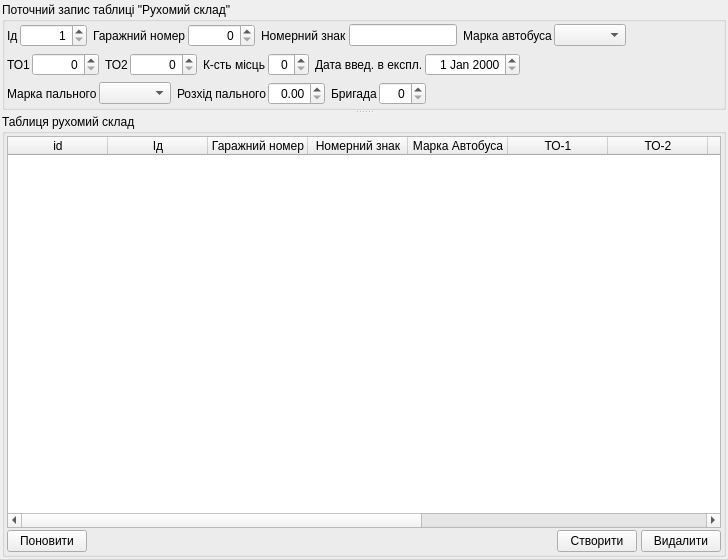
<?xml version="1.0" encoding="UTF-8"?>
<ui version="4.0">
 <class>UForm_AParkRuhomyiSklad</class>
 <widget class="QWidget" name="UForm_AParkRuhomyiSklad">
  <property name="geometry">
   <rect>
    <x>0</x>
    <y>0</y>
    <width>728</width>
    <height>559</height>
   </rect>
  </property>
  <property name="windowTitle">
   <string>Рухомий склад</string>
  </property>
  <layout class="QVBoxLayout" name="verticalLayout_3">
   <property name="spacing">
    <number>4</number>
   </property>
   <property name="margin">
    <number>2</number>
   </property>
   <item>
    <widget class="QSplitter" name="splitter">
     <property name="orientation">
      <enum>Qt::Vertical</enum>
     </property>
     <widget class="QGroupBox" name="groupBox_currentRow">
      <property name="sizePolicy">
       <sizepolicy hsizetype="Preferred" vsizetype="Preferred">
        <horstretch>0</horstretch>
        <verstretch>0</verstretch>
       </sizepolicy>
      </property>
      <property name="title">
       <string>Поточний запис таблиці &quot;Рухомий склад&quot;</string>
      </property>
      <layout class="QVBoxLayout" name="verticalLayout_2">
       <property name="spacing">
        <number>6</number>
       </property>
       <property name="margin">
        <number>2</number>
       </property>
       <item>
        <layout class="QHBoxLayout" name="horizontalLayout_11">
         <property name="leftMargin">
          <number>0</number>
         </property>
         <item>
          <layout class="QHBoxLayout" name="horizontalLayout_15">
           <property name="spacing">
            <number>2</number>
           </property>
           <item>
            <widget class="QLabel" name="label_id">
             <property name="text">
              <string>Ід</string>
             </property>
            </widget>
           </item>
           <item>
            <widget class="QSpinBox" name="spinBox_id">
             <property name="alignment">
              <set>Qt::AlignRight|Qt::AlignTrailing|Qt::AlignVCenter</set>
             </property>
             <property name="minimum">
              <number>1</number>
             </property>
             <property name="maximum">
              <number>1000000000</number>
             </property>
            </widget>
           </item>
          </layout>
         </item>
         <item>
          <layout class="QHBoxLayout" name="horizontalLayout_2">
           <property name="spacing">
            <number>2</number>
           </property>
           <item>
            <widget class="QLabel" name="label_GarajNumber">
             <property name="text">
              <string>Гаражний номер</string>
             </property>
            </widget>
           </item>
           <item>
            <widget class="QSpinBox" name="spinBox_GarajNumber">
             <property name="alignment">
              <set>Qt::AlignRight|Qt::AlignTrailing|Qt::AlignVCenter</set>
             </property>
             <property name="maximum">
              <number>10000000</number>
             </property>
            </widget>
           </item>
          </layout>
         </item>
         <item>
          <layout class="QHBoxLayout" name="horizontalLayout_3">
           <property name="spacing">
            <number>2</number>
           </property>
           <item>
            <widget class="QLabel" name="label_NomernyiZnak">
             <property name="text">
              <string>Номерний знак</string>
             </property>
            </widget>
           </item>
           <item>
            <widget class="QLineEdit" name="lineEdit_NomernyiZnak"/>
           </item>
          </layout>
         </item>
         <item>
          <layout class="QHBoxLayout" name="horizontalLayout_4">
           <property name="spacing">
            <number>2</number>
           </property>
           <item>
            <widget class="QLabel" name="label_MarkaAuto_Id">
             <property name="text">
              <string>Марка автобуса</string>
             </property>
            </widget>
           </item>
           <item>
            <widget class="QComboBox" name="comboBox_MarkaAuto_Id"/>
           </item>
          </layout>
         </item>
         <item>
          <spacer name="horizontalSpacer_2">
           <property name="orientation">
            <enum>Qt::Horizontal</enum>
           </property>
           <property name="sizeHint" stdset="0">
            <size>
             <width>40</width>
             <height>20</height>
            </size>
           </property>
          </spacer>
         </item>
        </layout>
       </item>
       <item>
        <layout class="QHBoxLayout" name="horizontalLayout_12">
         <item>
          <layout class="QHBoxLayout" name="horizontalLayout_5">
           <property name="spacing">
            <number>2</number>
           </property>
           <item>
            <widget class="QLabel" name="label_TO1">
             <property name="text">
              <string>ТО1</string>
             </property>
            </widget>
           </item>
           <item>
            <widget class="QSpinBox" name="spinBox_TO1">
             <property name="alignment">
              <set>Qt::AlignRight|Qt::AlignTrailing|Qt::AlignVCenter</set>
             </property>
             <property name="maximum">
              <number>10000000</number>
             </property>
            </widget>
           </item>
          </layout>
         </item>
         <item>
          <layout class="QHBoxLayout" name="horizontalLayout_6">
           <property name="spacing">
            <number>2</number>
           </property>
           <item>
            <widget class="QLabel" name="label_TO2">
             <property name="text">
              <string>ТО2</string>
             </property>
            </widget>
           </item>
           <item>
            <widget class="QSpinBox" name="spinBox_TO2">
             <property name="alignment">
              <set>Qt::AlignRight|Qt::AlignTrailing|Qt::AlignVCenter</set>
             </property>
             <property name="maximum">
              <number>10000000</number>
             </property>
            </widget>
           </item>
          </layout>
         </item>
         <item>
          <layout class="QHBoxLayout" name="horizontalLayout_7">
           <property name="spacing">
            <number>2</number>
           </property>
           <item>
            <widget class="QLabel" name="label_KilkSydMisc">
             <property name="text">
              <string>К-сть місць</string>
             </property>
            </widget>
           </item>
           <item>
            <widget class="QSpinBox" name="spinBox_KilkSydMisc">
             <property name="alignment">
              <set>Qt::AlignRight|Qt::AlignTrailing|Qt::AlignVCenter</set>
             </property>
            </widget>
           </item>
          </layout>
         </item>
         <item>
          <layout class="QHBoxLayout" name="horizontalLayout_8">
           <property name="spacing">
            <number>2</number>
           </property>
           <item>
            <widget class="QLabel" name="label_VvedenoVEkspluataciyu">
             <property name="text">
              <string>Дата введ. в експл.</string>
             </property>
            </widget>
           </item>
           <item>
            <widget class="QDateEdit" name="dateEdit_VvedenoVEkspluataciyu">
             <property name="alignment">
              <set>Qt::AlignRight|Qt::AlignTrailing|Qt::AlignVCenter</set>
             </property>
             <property name="minimumDateTime">
              <datetime>
               <hour>0</hour>
               <minute>0</minute>
               <second>0</second>
               <year>2000</year>
               <month>1</month>
               <day>1</day>
              </datetime>
             </property>
             <property name="maximumDate">
              <date>
               <year>2100</year>
               <month>12</month>
               <day>31</day>
              </date>
             </property>
            </widget>
           </item>
          </layout>
         </item>
         <item>
          <spacer name="horizontalSpacer_3">
           <property name="orientation">
            <enum>Qt::Horizontal</enum>
           </property>
           <property name="sizeHint" stdset="0">
            <size>
             <width>40</width>
             <height>20</height>
            </size>
           </property>
          </spacer>
         </item>
        </layout>
       </item>
       <item>
        <layout class="QHBoxLayout" name="horizontalLayout_13">
         <item>
          <layout class="QHBoxLayout" name="horizontalLayout_9">
           <property name="spacing">
            <number>2</number>
           </property>
           <item>
            <widget class="QLabel" name="label_MarkaPalnogo_Id">
             <property name="text">
              <string>Марка пального</string>
             </property>
            </widget>
           </item>
           <item>
            <widget class="QComboBox" name="comboBox_MarkaPalnogo_Id"/>
           </item>
          </layout>
         </item>
         <item>
          <layout class="QHBoxLayout" name="horizontalLayout_14">
           <property name="spacing">
            <number>2</number>
           </property>
           <item>
            <widget class="QLabel" name="label_RozhidPalnogo">
             <property name="text">
              <string>Розхід пального</string>
             </property>
            </widget>
           </item>
           <item>
            <widget class="QDoubleSpinBox" name="doubleSpinBox_RozhidPalnogo">
             <property name="alignment">
              <set>Qt::AlignRight|Qt::AlignTrailing|Qt::AlignVCenter</set>
             </property>
            </widget>
           </item>
          </layout>
         </item>
         <item>
          <layout class="QHBoxLayout" name="horizontalLayout_10">
           <property name="spacing">
            <number>2</number>
           </property>
           <item>
            <widget class="QLabel" name="label_Brygada_Id">
             <property name="text">
              <string>Бригада</string>
             </property>
            </widget>
           </item>
           <item>
            <widget class="QSpinBox" name="spinBox_Brygada_Id">
             <property name="alignment">
              <set>Qt::AlignRight|Qt::AlignTrailing|Qt::AlignVCenter</set>
             </property>
             <property name="maximum">
              <number>999</number>
             </property>
            </widget>
           </item>
          </layout>
         </item>
         <item>
          <spacer name="horizontalSpacer_4">
           <property name="orientation">
            <enum>Qt::Horizontal</enum>
           </property>
           <property name="sizeHint" stdset="0">
            <size>
             <width>40</width>
             <height>20</height>
            </size>
           </property>
          </spacer>
         </item>
        </layout>
       </item>
      </layout>
     </widget>
     <widget class="QGroupBox" name="groupBox_ruhomyiSkladTable">
      <property name="sizePolicy">
       <sizepolicy hsizetype="Expanding" vsizetype="Expanding">
        <horstretch>0</horstretch>
        <verstretch>2</verstretch>
       </sizepolicy>
      </property>
      <property name="title">
       <string>Таблиця рухомий склад</string>
      </property>
      <property name="flat">
       <bool>false</bool>
      </property>
      <layout class="QVBoxLayout" name="verticalLayout">
       <property name="spacing">
        <number>2</number>
       </property>
       <property name="margin">
        <number>2</number>
       </property>
       <item>
        <widget class="QTableWidget" name="tableWidget_ruhomyiSklad">
         <property name="editTriggers">
          <set>QAbstractItemView::AnyKeyPressed|QAbstractItemView::DoubleClicked|QAbstractItemView::EditKeyPressed|QAbstractItemView::SelectedClicked</set>
         </property>
         <property name="alternatingRowColors">
          <bool>true</bool>
         </property>
         <property name="selectionMode">
          <enum>QAbstractItemView::SingleSelection</enum>
         </property>
         <property name="selectionBehavior">
          <enum>QAbstractItemView::SelectRows</enum>
         </property>
         <column>
          <property name="text">
           <string>id</string>
          </property>
         </column>
         <column>
          <property name="text">
           <string>Ід</string>
          </property>
         </column>
         <column>
          <property name="text">
           <string>Гаражний номер</string>
          </property>
         </column>
         <column>
          <property name="text">
           <string>Номерний знак</string>
          </property>
         </column>
         <column>
          <property name="text">
           <string>Марка Автобуса</string>
          </property>
         </column>
         <column>
          <property name="text">
           <string>ТО-1</string>
          </property>
         </column>
         <column>
          <property name="text">
           <string>ТО-2</string>
          </property>
         </column>
         <column>
          <property name="text">
           <string>К-сть місць</string>
          </property>
         </column>
         <column>
          <property name="text">
           <string>Введ.в експлуат.</string>
          </property>
         </column>
         <column>
          <property name="text">
           <string>Марка пальн.</string>
          </property>
         </column>
         <column>
          <property name="text">
           <string>Розхід пальн.</string>
          </property>
         </column>
         <column>
          <property name="text">
           <string>№ бригади</string>
          </property>
         </column>
        </widget>
       </item>
       <item>
        <layout class="QHBoxLayout" name="horizontalLayout">
         <property name="spacing">
          <number>4</number>
         </property>
         <item>
          <widget class="QPushButton" name="pushButton_reload">
           <property name="text">
            <string>Поновити</string>
           </property>
           <property name="icon">
            <iconset resource="../images/UAutoParkImg.qrc">
             <normaloff>:/icontexto_webdev_pack/icontexto_webdev_pack/icontexto-webdev-reload-032x032.png</normaloff>:/icontexto_webdev_pack/icontexto_webdev_pack/icontexto-webdev-reload-032x032.png</iconset>
           </property>
          </widget>
         </item>
         <item>
          <spacer name="horizontalSpacer">
           <property name="orientation">
            <enum>Qt::Horizontal</enum>
           </property>
           <property name="sizeHint" stdset="0">
            <size>
             <width>40</width>
             <height>20</height>
            </size>
           </property>
          </spacer>
         </item>
         <item>
          <widget class="QPushButton" name="pushButton_create">
           <property name="text">
            <string>Створити</string>
           </property>
           <property name="icon">
            <iconset resource="../images/UAutoParkImg.qrc">
             <normaloff>:/icontexto_webdev_pack/icontexto_webdev_pack/icontexto-webdev-add-032x032.png</normaloff>:/icontexto_webdev_pack/icontexto_webdev_pack/icontexto-webdev-add-032x032.png</iconset>
           </property>
          </widget>
         </item>
         <item>
          <widget class="QPushButton" name="pushButton_delete">
           <property name="text">
            <string>Видалити</string>
           </property>
           <property name="icon">
            <iconset resource="../images/UAutoParkImg.qrc">
             <normaloff>:/icontexto_webdev_pack/icontexto_webdev_pack/icontexto-webdev-remove-032x032.png</normaloff>:/icontexto_webdev_pack/icontexto_webdev_pack/icontexto-webdev-remove-032x032.png</iconset>
           </property>
          </widget>
         </item>
        </layout>
       </item>
      </layout>
     </widget>
    </widget>
   </item>
  </layout>
 </widget>
 <tabstops>
  <tabstop>spinBox_id</tabstop>
  <tabstop>spinBox_GarajNumber</tabstop>
  <tabstop>lineEdit_NomernyiZnak</tabstop>
  <tabstop>comboBox_MarkaAuto_Id</tabstop>
  <tabstop>spinBox_TO1</tabstop>
  <tabstop>spinBox_TO2</tabstop>
  <tabstop>spinBox_KilkSydMisc</tabstop>
  <tabstop>dateEdit_VvedenoVEkspluataciyu</tabstop>
  <tabstop>comboBox_MarkaPalnogo_Id</tabstop>
  <tabstop>doubleSpinBox_RozhidPalnogo</tabstop>
  <tabstop>spinBox_Brygada_Id</tabstop>
  <tabstop>tableWidget_ruhomyiSklad</tabstop>
  <tabstop>pushButton_reload</tabstop>
  <tabstop>pushButton_create</tabstop>
  <tabstop>pushButton_delete</tabstop>
 </tabstops>
 <resources>
  <include location="../images/UAutoParkImg.qrc"/>
 </resources>
 <connections/>
</ui>
